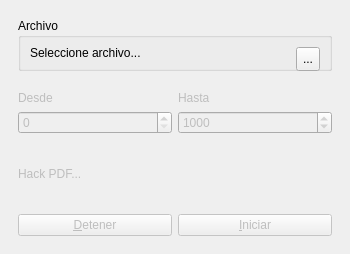
<?xml version="1.0" encoding="UTF-8"?>
<ui version="4.0">
 <class>mw_hack_pdf</class>
 <widget class="QMainWindow" name="mw_hack_pdf">
  <property name="geometry">
   <rect>
    <x>0</x>
    <y>0</y>
    <width>350</width>
    <height>254</height>
   </rect>
  </property>
  <property name="sizePolicy">
   <sizepolicy hsizetype="Fixed" vsizetype="Fixed">
    <horstretch>0</horstretch>
    <verstretch>0</verstretch>
   </sizepolicy>
  </property>
  <property name="minimumSize">
   <size>
    <width>350</width>
    <height>200</height>
   </size>
  </property>
  <property name="maximumSize">
   <size>
    <width>350</width>
    <height>254</height>
   </size>
  </property>
  <property name="windowTitle">
   <string>Hack PDF</string>
  </property>
  <property name="windowIcon">
   <iconset resource="resources.qrc">
    <normaloff>:/iconos/pdf.png</normaloff>:/iconos/pdf.png</iconset>
  </property>
  <widget class="QWidget" name="centralwidget">
   <layout class="QVBoxLayout" name="verticalLayout">
    <item>
     <widget class="QWidget" name="wArchivo" native="true">
      <property name="enabled">
       <bool>true</bool>
      </property>
      <property name="sizePolicy">
       <sizepolicy hsizetype="Preferred" vsizetype="Fixed">
        <horstretch>0</horstretch>
        <verstretch>0</verstretch>
       </sizepolicy>
      </property>
      <property name="minimumSize">
       <size>
        <width>0</width>
        <height>71</height>
       </size>
      </property>
      <property name="maximumSize">
       <size>
        <width>16777215</width>
        <height>71</height>
       </size>
      </property>
      <layout class="QHBoxLayout" name="horizontalLayout">
       <item>
        <widget class="QGroupBox" name="groupBox">
         <property name="title">
          <string>Archivo</string>
         </property>
         <layout class="QHBoxLayout" name="horizontalLayout_2">
          <item>
           <widget class="QLabel" name="lblArchivo">
            <property name="text">
             <string>Seleccione archivo...</string>
            </property>
           </widget>
          </item>
          <item>
           <widget class="QToolButton" name="btnSeleccionarArchivo">
            <property name="minimumSize">
             <size>
              <width>24</width>
              <height>24</height>
             </size>
            </property>
            <property name="toolTip">
             <string>Seleccionar archivo PDF</string>
            </property>
            <property name="text">
             <string>...</string>
            </property>
           </widget>
          </item>
         </layout>
        </widget>
       </item>
      </layout>
     </widget>
    </item>
    <item>
     <widget class="QWidget" name="wConfig" native="true">
      <property name="enabled">
       <bool>false</bool>
      </property>
      <layout class="QGridLayout" name="gridLayout">
       <item row="0" column="0">
        <widget class="QLabel" name="label">
         <property name="text">
          <string>Desde</string>
         </property>
        </widget>
       </item>
       <item row="0" column="1">
        <widget class="QLabel" name="label_2">
         <property name="text">
          <string>Hasta</string>
         </property>
        </widget>
       </item>
       <item row="1" column="0">
        <widget class="QSpinBox" name="sbDesde">
         <property name="maximum">
          <number>99999999</number>
         </property>
        </widget>
       </item>
       <item row="1" column="1">
        <widget class="QSpinBox" name="sbHasta">
         <property name="minimum">
          <number>1</number>
         </property>
         <property name="maximum">
          <number>100000000</number>
         </property>
         <property name="value">
          <number>1000</number>
         </property>
        </widget>
       </item>
      </layout>
     </widget>
    </item>
    <item>
     <widget class="QWidget" name="wStatus" native="true">
      <property name="enabled">
       <bool>false</bool>
      </property>
      <property name="sizePolicy">
       <sizepolicy hsizetype="Preferred" vsizetype="Fixed">
        <horstretch>0</horstretch>
        <verstretch>0</verstretch>
       </sizepolicy>
      </property>
      <property name="minimumSize">
       <size>
        <width>0</width>
        <height>50</height>
       </size>
      </property>
      <property name="maximumSize">
       <size>
        <width>16777215</width>
        <height>50</height>
       </size>
      </property>
      <layout class="QHBoxLayout" name="horizontalLayout_3">
       <item>
        <widget class="QLabel" name="lblStatus">
         <property name="text">
          <string>Hack PDF...</string>
         </property>
        </widget>
       </item>
      </layout>
     </widget>
    </item>
    <item>
     <widget class="QWidget" name="wBotones" native="true">
      <property name="enabled">
       <bool>false</bool>
      </property>
      <property name="sizePolicy">
       <sizepolicy hsizetype="Preferred" vsizetype="Fixed">
        <horstretch>0</horstretch>
        <verstretch>0</verstretch>
       </sizepolicy>
      </property>
      <property name="minimumSize">
       <size>
        <width>0</width>
        <height>40</height>
       </size>
      </property>
      <property name="maximumSize">
       <size>
        <width>16777215</width>
        <height>40</height>
       </size>
      </property>
      <layout class="QHBoxLayout" name="horizontalLayout_4">
       <item>
        <widget class="QPushButton" name="btnParar">
         <property name="text">
          <string>&amp;Detener</string>
         </property>
        </widget>
       </item>
       <item>
        <widget class="QPushButton" name="btnIniciar">
         <property name="text">
          <string>&amp;Iniciar</string>
         </property>
        </widget>
       </item>
      </layout>
     </widget>
    </item>
   </layout>
  </widget>
 </widget>
 <resources>
  <include location="resources.qrc"/>
 </resources>
 <connections>
  <connection>
   <sender>btnSeleccionarArchivo</sender>
   <signal>clicked()</signal>
   <receiver>mw_hack_pdf</receiver>
   <slot>btnSeleccionarArchivo_clicked()</slot>
   <hints>
    <hint type="sourcelabel">
     <x>312</x>
     <y>49</y>
    </hint>
    <hint type="destinationlabel">
     <x>292</x>
     <y>253</y>
    </hint>
   </hints>
  </connection>
  <connection>
   <sender>sbDesde</sender>
   <signal>valueChanged(int)</signal>
   <receiver>mw_hack_pdf</receiver>
   <slot>sbDesde_valueChanged(int)</slot>
   <hints>
    <hint type="sourcelabel">
     <x>115</x>
     <y>126</y>
    </hint>
    <hint type="destinationlabel">
     <x>115</x>
     <y>253</y>
    </hint>
   </hints>
  </connection>
  <connection>
   <sender>btnIniciar</sender>
   <signal>clicked()</signal>
   <receiver>mw_hack_pdf</receiver>
   <slot>btnIniciar_clicked()</slot>
   <hints>
    <hint type="sourcelabel">
     <x>277</x>
     <y>221</y>
    </hint>
    <hint type="destinationlabel">
     <x>336</x>
     <y>251</y>
    </hint>
   </hints>
  </connection>
  <connection>
   <sender>btnParar</sender>
   <signal>clicked()</signal>
   <receiver>mw_hack_pdf</receiver>
   <slot>btnParar_clicked()</slot>
   <hints>
    <hint type="sourcelabel">
     <x>86</x>
     <y>224</y>
    </hint>
    <hint type="destinationlabel">
     <x>55</x>
     <y>250</y>
    </hint>
   </hints>
  </connection>
 </connections>
 <slots>
  <slot>btnSeleccionarArchivo_clicked()</slot>
  <slot>sbDesde_valueChanged(int)</slot>
  <slot>btnIniciar_clicked()</slot>
  <slot>btnParar_clicked()</slot>
 </slots>
</ui>
